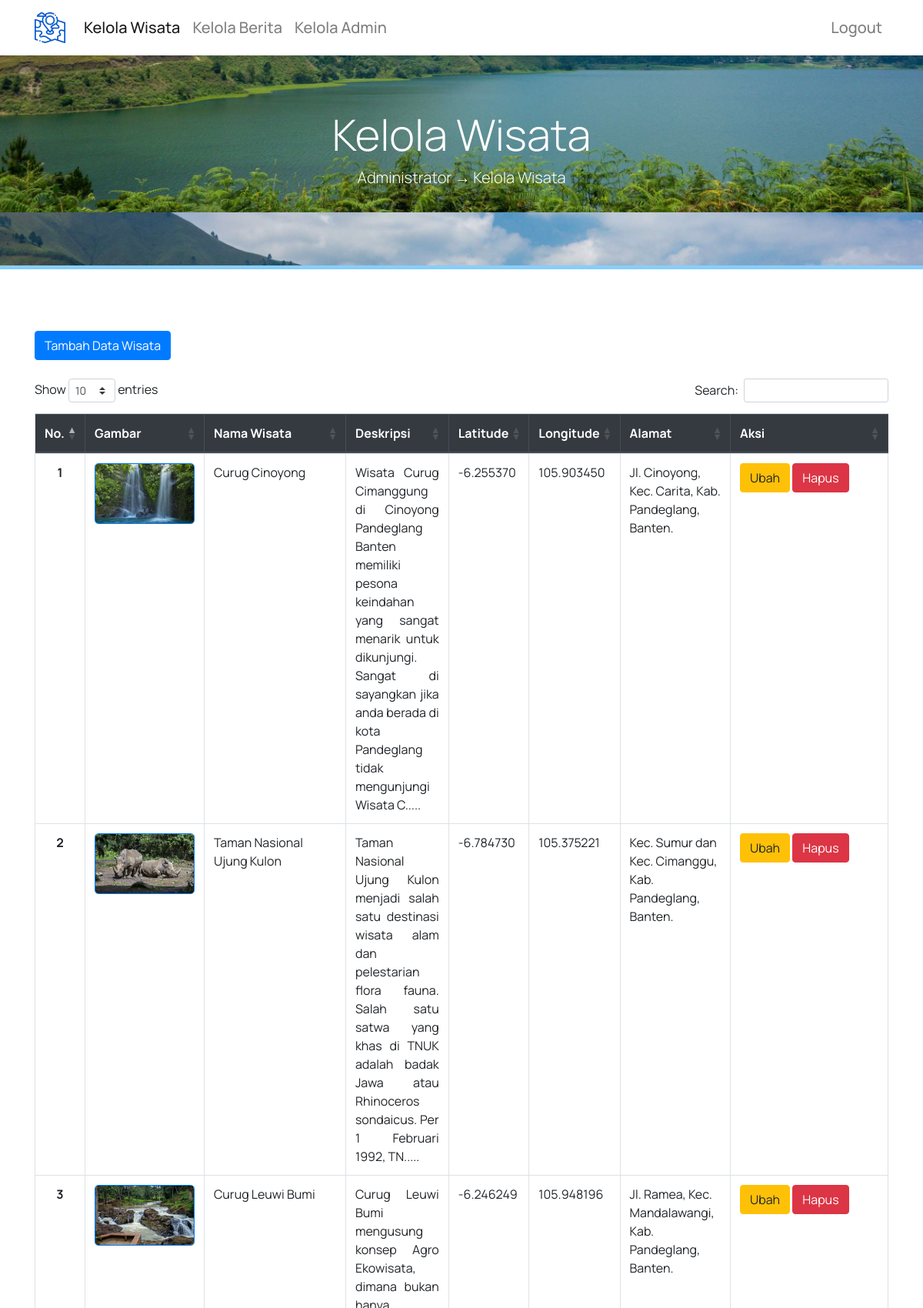
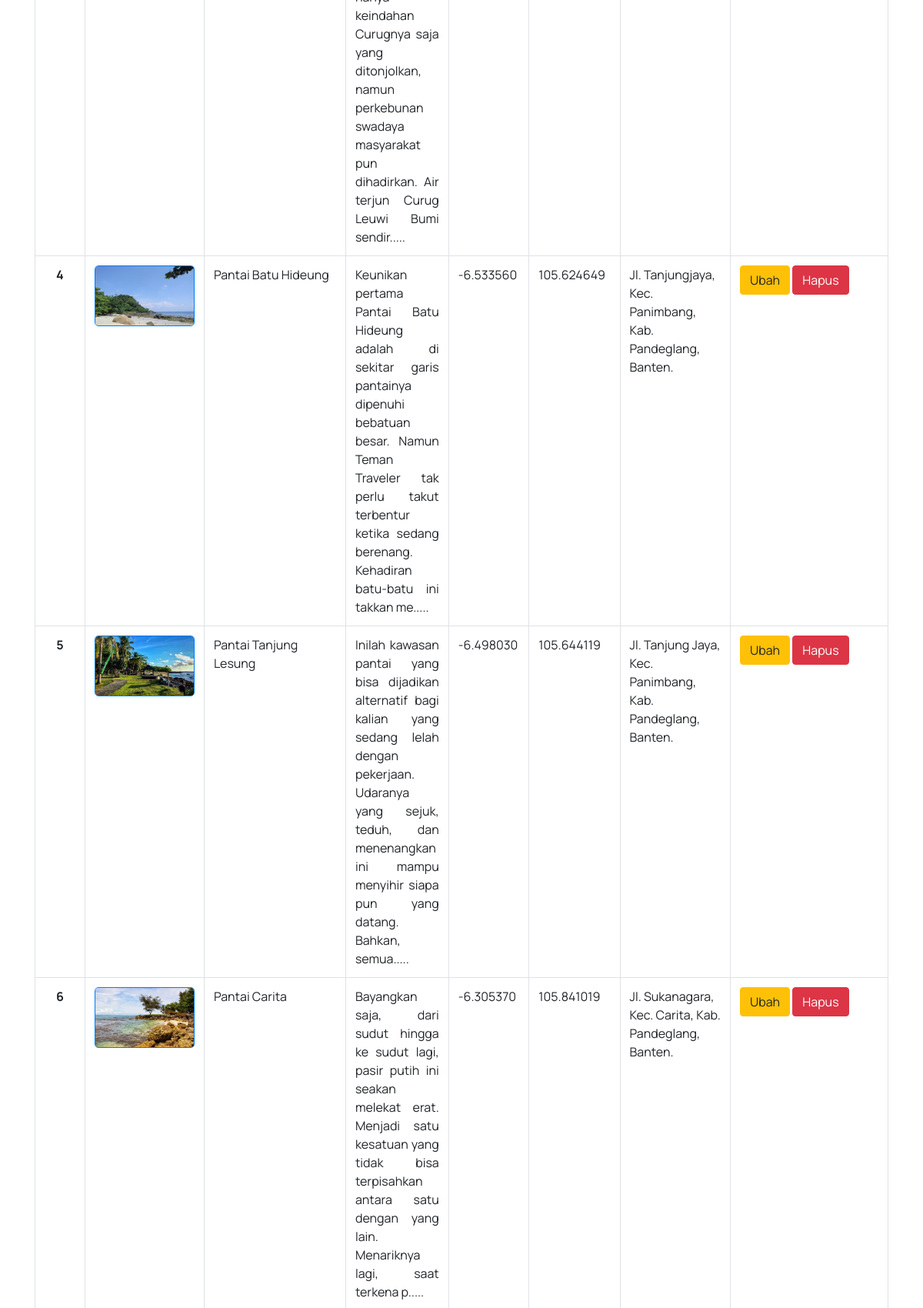
Page /kelola_wisata.php (signed in, upper part) on the committed database (2 pictures, top to bottom).
### tables this page shows
CREATE TABLE `tb_wisata` (
  `id_wisata` int(5) NOT NULL,
  `nama_wisata` varchar(50) NOT NULL,
  `deskripsi` text NOT NULL,
  `deskripsi2` text NOT NULL,
  `kategori` varchar(20) NOT NULL,
  `alamat` text NOT NULL,
  `latitude` float(12,6) NOT NULL,
  `longitude` float(12,6) NOT NULL,
  `gambar` text NOT NULL,
  `keterangan_gambar` text NOT NULL,
  `video` text NOT NULL,
  `keterangan_video` text NOT NULL,
  `keterangan` text NOT NULL,
  `id_user` int(5) NOT NULL
);

### functions.php (called while the page is built, shortened)
<?php
$conn = mysqli_connect("localhost","root","","db_giswisatapdg");
function query($query) {
    global $conn;
    $result = mysqli_query($conn, $query);
    $rows = [];
    while( $row = mysqli_fetch_assoc($result) ) {
        $rows[] = $row;
    }
    return $rows;
}
?>

### kelola_wisata.php (the view, shortened to what this page needs)
<?php
require 'functions.php';
$wisataalam = query("SELECT * FROM tb_wisata");
?>
<!doctype html>
<html lang="en">
  <head>
    <link rel="stylesheet" href="style.css" />
    <link rel="stylesheet" href="https://cdn.jsdelivr.net/npm/bootstrap@4.6.0/dist/css/bootstrap.min.css">
     <link rel="stylesheet" href="https://cdnjs.cloudflare.com/ajax/libs/twitter-bootstrap/4.5.2/css/bootstrap.css">
    <link rel="stylesheet" href="https://cdn.datatables.net/1.10.25/css/dataTables.bootstrap4.min.css">
  </head>
  <body>
    <nav class="navbar navbar-expand-lg navbar-light fixed-top shadow-sm "
    style="background-color: #ffffff" >
    <div class="container" style="font-family: 'Manrope', sans-serif;">
      <a class="navbar-brand" href="#">
      <img src="img/logo/map.png" width="40" height="40">
      </a>
      <div class="collapse navbar-collapse mt-2 mb-2 h5" id="navbarNavDropdown">
        <ul class="navbar-nav ">
        <li class="nav-item active">
            <a class="nav-link " href="kelola_wisata.php">Kelola Wisata</a>
        </li>
        <li class="nav-item">
            <a class="nav-link " href="kelola_berita.php">Kelola Berita</a>
        </li>
        <li class="nav-item">
            <a class="nav-link " href="kelola_admin.php">Kelola Admin</a>
        </li>
      </ul>
      <ul class="navbar-nav ml-auto">
        <li class="nav-item">
          <a class="nav-link" href="logout.php">Logout</a>
        </li>
      </ul>
      </div>
      </div>
    </nav>
    <div class="jumbotron jumbotron-fluid" style="height: 350px">
        <div class="container text-center text-white font-weight-bold pt-5" style="font-family: 'Manrope', sans-serif;">
            <br>
            <h1 class="display-4">Kelola Wisata</h1>
            <p class="lead">Administrator → Kelola Wisata</p>
        </div>
    </div>
    <section class="kelolawisata mb-5">
    <div class="container" style="font-family: 'Manrope', sans-serif;">
    <div class="row">
      <div class="col-md-12">
        <br> <br>
        <a href="tambah_wisata_alam.php" class="btn btn-primary ml-auto">Tambah Data Wisata</a>
        <br><br>
        <table class="table table-bordered table-hover table-responsive-md" id="example">
          <thead class="thead-dark text-center">
            <tr>
                <th scope="col">No.</th>
                <th scope="col">Gambar</th>
                <th scope="col" style="width: 145px;">Nama Wisata</th>
                <th scope="col">Deskripsi</th>
                <th scope="col">Latitude</th>
                <th scope="col">Longitude</th>
                <th scope="col">Alamat</th>
                <th scope="col" style="width: 166px;">Aksi</th>
            </tr>
          </thead>
            <tbody>
            <?php $i = 1; ?>
            <?php foreach( $wisataalam as $row ) : ?>
            <tr>
                <th class="text-center" scope="row">
                    <?= $i; ?>
                </th>
                <td>
                    <img src="img/wisata/<?= $row["gambar"]; ?>" width="130px" class="border border-primary rounded-lg">
                </td>
                <td>
                    <?= $row["nama_wisata"]; ?>
                </td>
                <td class="text-justify">
                    <?= substr($row["deskripsi"], 0, 200); ?>.....
                </td>
                <td>
                    <?= $row["latitude"]; ?>
                </td>
                <td>
                    <?= $row["longitude"]; ?>
                </td>
                <td>
                    <?= $row["alamat"]; ?>
                </td>
                <td>
                    <a href="ubah_wisata_alam.php?id_wisata=<?= $row["id_wisata"]; ?>" class="btn btn-warning">Ubah</a>
                    <a href="hapus_wisata_alam.php?id_wisata=<?= $row["id_wisata"]; ?>" class="btn btn-danger" onclick="return confirm('Yakin akan menghapus data ini?');">Hapus</a>
                </td>
            </tr>
            <?php $i++; ?>
            <?php endforeach; ?>
            </tbody>
        </table>
      </div>
    </div>
    </div>
    </section>
  </body>
</html>

### style.css (style rules this page uses)
.navbar a { padding: right 5px !important; }
section { min-height: 420px; }
.jumbotron { max-height: 500px; background-image: url(img/hero/danau.jpeg); background-size: cover; background-position: 0 -210px; border-top: 5px solid salmon; border-bottom: 5px solid lightskyblue; }

### rows in the picture
tb_wisata: gambar (picture), nama_wisata "Curug Cinoyong", deskripsi "Wisata Curug Cimanggung di Cinoyong Pandeglang Banten memiliki pesona keindahan yang sangat menarik untuk dikunjungi. Sangat di sayangkan jika anda berada di kota Pandeglang tidak mengunjungi Wisata C", latitude "-6.255370", longitude "105.903450", alamat "Jl. Cinoyong, Kec. Carita, Kab. Pandeglang, Banten."
tb_wisata: gambar (picture), nama_wisata "Taman Nasional Ujung Kulon", deskripsi "Taman Nasional Ujung Kulon menjadi salah satu destinasi wisata alam dan pelestarian flora fauna. Salah satu satwa yang khas di TNUK adalah badak Jawa atau Rhinoceros sondaicus. Per 1 Februari 1992, TN", latitude "-6.784730", longitude "105.375221", alamat "Kec. Sumur dan Kec. Cimanggu, Kab. Pandeglang, Banten."
tb_wisata: gambar (picture), nama_wisata "Curug Leuwi Bumi", deskripsi "Curug Leuwi Bumi mengusung konsep Agro Ekowisata, dimana bukan hanya keindahan Curugnya saja yang ditonjolkan, namun perkebunan swadaya masyarakat pun dihadirkan. Air terjun Curug Leuwi Bumi sendir", latitude "-6.246249", longitude "105.948196", alamat "Jl. Ramea, Kec. Mandalawangi, Kab. Pandeglang, Banten."
tb_wisata: gambar (picture), nama_wisata "Pantai Batu Hideung", deskripsi "Keunikan pertama Pantai Batu Hideung adalah di sekitar garis pantainya dipenuhi bebatuan besar. Namun Teman Traveler tak perlu takut terbentur ketika sedang berenang. Kehadiran batu-batu ini takkan me", latitude "-6.533560", longitude "105.624649", alamat "Jl. Tanjungjaya, Kec. Panimbang, Kab. Pandeglang, Banten."
tb_wisata: gambar (picture), nama_wisata "Pantai Tanjung Lesung", deskripsi "Inilah kawasan pantai yang bisa dijadikan alternatif bagi kalian yang sedang lelah dengan pekerjaan. Udaranya yang sejuk, teduh, dan menenangkan ini mampu menyihir siapa pun yang datang. Bahkan, semua", latitude "-6.498030", longitude "105.644119", alamat "Jl. Tanjung Jaya, Kec. Panimbang, Kab. Pandeglang, Banten."
tb_wisata: gambar (picture), nama_wisata "Pantai Carita", deskripsi "Bayangkan saja, dari sudut hingga ke sudut lagi, pasir putih ini seakan melekat erat. Menjadi satu kesatuan yang tidak bisa terpisahkan antara satu dengan yang lain. Menariknya lagi, saat terkena p", latitude "-6.305370", longitude "105.841019", alamat "Jl. Sukanagara, Kec. Carita, Kab. Pandeglang, Banten."
